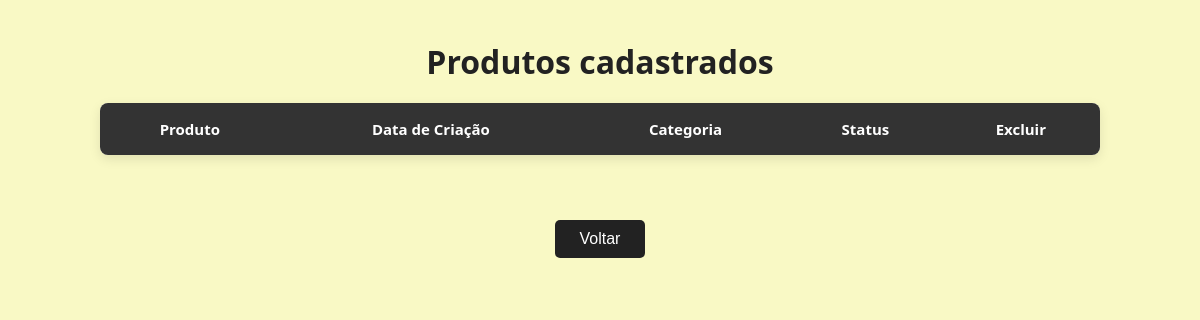
/usuarios/, run on an earlier commit of the app's database.
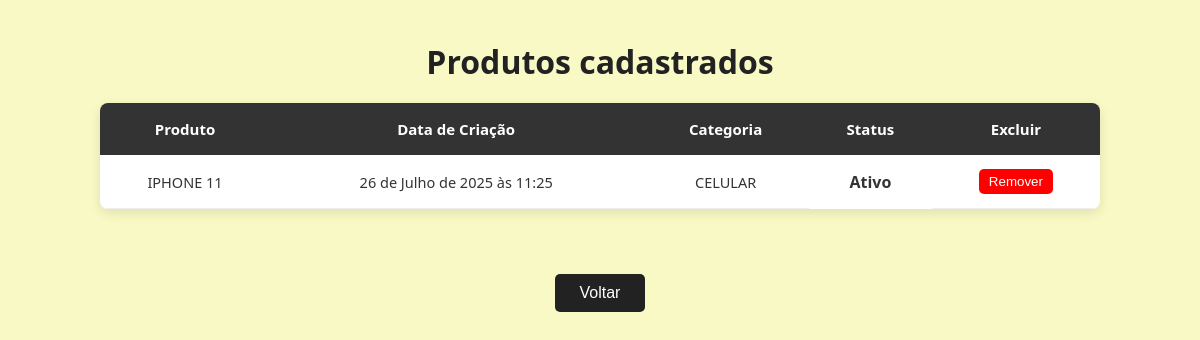
And on a later commit of the database.
### eletronicos/models.py (models this page shows)
class UsuariosModel(models.Model):
    categorias = models.CharField(choices=categorias)
    email = models.EmailField()
    produto = models.CharField()
    data_criacao = models.DateTimeField(auto_now_add=True)
    status = models.BooleanField(default=True, choices=status_opcoes)

### eletronicos/views.py (the view)
# urls.py: path("usuarios/", mostrar_usuarios, name="Usuarios"),
def mostrar_usuarios(request):
    usuarios = UsuariosModel.objects.all()
    return render(request, "eletronicos/usuarios.html", {"usuarios": usuarios})

### eletronicos/templates/eletronicos/usuarios.html (shortened to what this page needs)
{% load static %}
<!DOCTYPE html>
<html lang="pt-br">
<head>
    <link rel="stylesheet" href="{% static 'eletronicos\usuarios2_style.css'%}">
</head>
<body>
    <h1>
        Produtos cadastrados
    </h1>
    <table>
        <thead>
            <tr>
                <th>Produto</th>
                <th>Data de Criação</th>
                <th>Categoria</th>
                <th>Status</th>
                <th>Excluir</th>
            </tr>
        </thead>
        <tbody>
            {% for usuario in usuarios %}
            <tr>
                <td>
                {{ usuario.produto.upper}}</td>
                <td>{{ usuario.data_criacao }}</td>
                <td>{{ usuario.categorias.upper}}</td>
                <th>{%if usuario.status %}
                Ativo
                {% else %}
                Pendente
                {% endif %}
                </th>
      <td>
                 <a href="{% url 'remover_usuario' usuario.id %}"
                   onclick="return confirm('Tem certeza que deseja remover este usuário?');">
                   <button style="background-color: red; color: white; border: none; padding: 5px 10px; border-radius: 5px;">
                       Remover
                   </button>
                </a>
            </td>
            </tr>
            {% endfor %}
        </tbody>
    </table>
    <a href="{% url 'home_page' %}"><button type="submit" style='margin-top: 15px;
    padding: 10px 25px;
    font-size: 16px;
    border: none;
    border-radius: 5px;
    background-color: #222;
    color: white;
    cursor: pointer;
    transition: background-color 0.3s ease;button:hover{
    background-color: rgb(14, 211, 14);
}'>Voltar
    </button></a>
</body>
</html>

What changed in the data, as far as the page shows it:
added UsuariosModel: produto "IPHONE 11", data_criacao "26 de Julho de 2025 às 11:25", categorias "CELULAR", status "Ativo"
